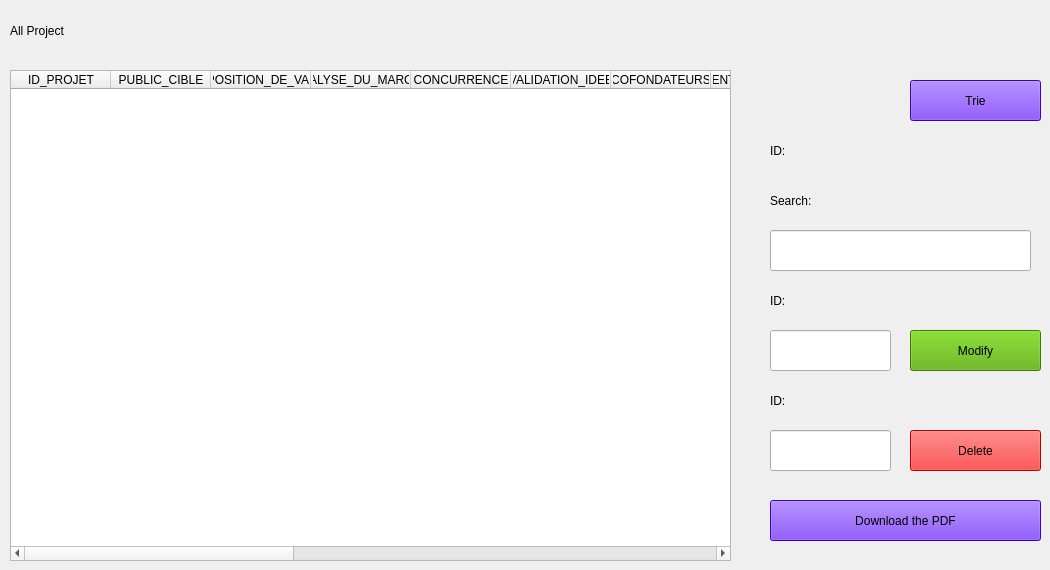
   <widget class="QWidget" name="tab_14">
    <attribute name="title">
     <string>all project</string>
    </attribute>
    <widget class="QTableWidget" name="tabaff_2">
     <property name="geometry">
      <rect>
       <x>10</x>
       <y>70</y>
       <width>721</width>
       <height>491</height>
      </rect>
     </property>
     <property name="styleSheet">
      <string notr="true">color: rgb(0, 0, 0);</string>
     </property>
     <column>
      <property name="text">
       <string>ID_PROJET</string>
      </property>
     </column>
     <column>
      <property name="text">
       <string>PUBLIC_CIBLE</string>
      </property>
     </column>
     <column>
      <property name="text">
       <string>PROPOSITION_DE_VALEUR</string>
      </property>
     </column>
     <column>
      <property name="text">
       <string>ANALYSE_DU_MARCHE</string>
      </property>
     </column>
     <column>
      <property name="text">
       <string>CONCURRENCE</string>
      </property>
     </column>
     <column>
      <property name="text">
       <string>VALIDATION_IDEE</string>
      </property>
     </column>
     <column>
      <property name="text">
       <string>COFONDATEURS</string>
      </property>
     </column>
     <column>
      <property name="text">
       <string>TALENTS_A_RECRUTER</string>
      </property>
     </column>
     <column>
      <property name="text">
       <string>OUTILS_TECHNOLOGIQUES</string>
      </property>
     </column>
     <column>
      <property name="text">
       <string>STRATEGIE_MARKETING</string>
      </property>
     </column>
     <column>
      <property name="text">
       <string>TESTS_UTILISATEURS</string>
      </property>
     </column>
     <column>
      <property name="text">
       <string>EXPANSION_MARCHE</string>
      </property>
     </column>
     <column>
      <property name="text">
       <string>SOURCE_REVENUS</string>
      </property>
     </column>
     <column>
      <property name="text">
       <string>COUTS</string>
      </property>
     </column>
     <column>
      <property name="text">
       <string>MODELE_ACHIEVEMENT</string>
      </property>
     </column>
     <column>
      <property name="text">
       <string>MVP</string>
      </property>
     </column>
     <column>
      <property name="text">
       <string>STRATEGIE_CROISSANCE</string>
      </property>
     </column>
     <column>
      <property name="text">
       <string>PARTENARIATS</string>
      </property>
     </column>
    </widget>
    <widget class="QLabel" name="label_96">
     <property name="geometry">
      <rect>
       <x>10</x>
       <y>10</y>
       <width>151</width>
       <height>41</height>
      </rect>
     </property>
     <property name="styleSheet">
      <string notr="true">
font: 16pt &quot;Segoe MDL2 Assets&quot;;
</string>
     </property>
     <property name="text">
      <string>All Project</string>
     </property>
    </widget>
    <widget class="QLineEdit" name="id_3">
     <property name="geometry">
      <rect>
       <x>770</x>
       <y>330</y>
       <width>121</width>
       <height>41</height>
      </rect>
     </property>
     <property name="text">
      <string/>
     </property>
    </widget>
    <widget class="QLabel" name="label_97">
     <property name="geometry">
      <rect>
       <x>770</x>
       <y>280</y>
       <width>151</width>
       <height>41</height>
      </rect>
     </property>
     <property name="styleSheet">
      <string notr="true">
font: 12pt &quot;Segoe MDL2 Assets&quot;;
</string>
     </property>
     <property name="text">
      <string>ID:</string>
     </property>
    </widget>
    <widget class="QPushButton" name="b2_6">
     <property name="geometry">
      <rect>
       <x>910</x>
       <y>330</y>
       <width>131</width>
       <height>41</height>
      </rect>
     </property>
     <property name="styleSheet">
      <string notr="true">font:11pt &quot;Sitka&quot;;
background-color: rgb(85, 170,0 );</string>
     </property>
     <property name="text">
      <string>Modify</string>
     </property>
    </widget>
    <widget class="QLineEdit" name="id_4">
     <property name="geometry">
      <rect>
       <x>770</x>
       <y>430</y>
       <width>121</width>
       <height>41</height>
      </rect>
     </property>
     <property name="text">
      <string/>
     </property>
    </widget>
    <widget class="QPushButton" name="b2_7">
     <property name="geometry">
      <rect>
       <x>910</x>
       <y>430</y>
       <width>131</width>
       <height>41</height>
      </rect>
     </property>
     <property name="styleSheet">
      <string notr="true">font:11pt &quot;Sitka&quot;;
background-color: rgb(255,0,0);</string>
     </property>
     <property name="text">
      <string>Delete</string>
     </property>
    </widget>
    <widget class="QLabel" name="label_98">
     <property name="geometry">
      <rect>
       <x>770</x>
       <y>380</y>
       <width>151</width>
       <height>41</height>
      </rect>
     </property>
     <property name="styleSheet">
      <string notr="true">
font: 12pt &quot;Segoe MDL2 Assets&quot;;
</string>
     </property>
     <property name="text">
      <string>ID:</string>
     </property>
    </widget>
    <widget class="QLineEdit" name="re_2">
     <property name="geometry">
      <rect>
       <x>770</x>
       <y>230</y>
       <width>261</width>
       <height>41</height>
      </rect>
     </property>
     <property name="text">
      <string/>
     </property>
    </widget>
    <widget class="QLabel" name="label_99">
     <property name="geometry">
      <rect>
       <x>770</x>
       <y>180</y>
       <width>151</width>
       <height>41</height>
      </rect>
     </property>
     <property name="styleSheet">
      <string notr="true">
font: 12pt &quot;Segoe MDL2 Assets&quot;;
</string>
     </property>
     <property name="text">
      <string>Search:</string>
     </property>
    </widget>
    <widget class="QPushButton" name="btrie_2">
     <property name="geometry">
      <rect>
       <x>910</x>
       <y>80</y>
       <width>131</width>
       <height>41</height>
      </rect>
     </property>
     <property name="styleSheet">
      <string notr="true">font:11pt &quot;Sitka&quot;;
background-color: rgb(85, 0, 255);</string>
     </property>
     <property name="text">
      <string>Trie</string>
     </property>
    </widget>
    <widget class="QLabel" name="idtrie_2">
     <property name="geometry">
      <rect>
       <x>770</x>
       <y>130</y>
       <width>271</width>
       <height>41</height>
      </rect>
     </property>
     <property name="styleSheet">
      <string notr="true">
font: 12pt &quot;Segoe MDL2 Assets&quot;;
</string>
     </property>
     <property name="text">
      <string>ID:</string>
     </property>
    </widget>
    <widget class="QPushButton" name="pdf_2">
     <property name="geometry">
      <rect>
       <x>770</x>
       <y>500</y>
       <width>271</width>
       <height>41</height>
      </rect>
     </property>
     <property name="styleSheet">
      <string notr="true">font:11pt &quot;Sitka&quot;;
background-color: rgb(85, 0, 255);</string>
     </property>
     <property name="text">
      <string>Download the PDF</string>
     </property>
    </widget>
   </widget>
